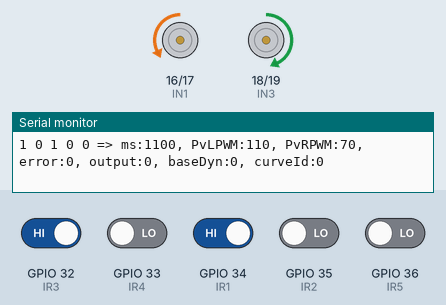
Recording of a sketch running on a simulated ESP32. Shown: motor-driver pin pairs drawn as motors (green arrow = first pin HIGH = forward, orange = second pin HIGH = backward, longer = more drive, scaled by the enable pin), the last lines printed to the serial monitor. Inputs (shaded band) come from the test bench; at power-on: GPIO 32 (IR3), GPIO 34 (IR1) HIGH, GPIO 33 (IR4), GPIO 35 (IR2), GPIO 36 (IR5) LOW.

Above: at 1.2 s.
1.3 s: GPIO 32 (IR3) driven LOW
At 1.8 s:
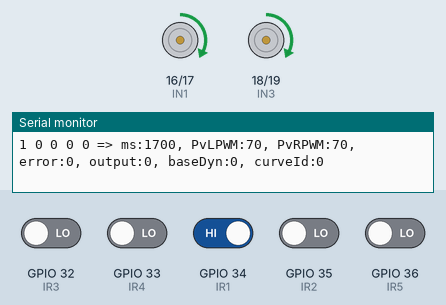
2.8 s: GPIO 34 (IR1) driven LOW
At 3.9 s:
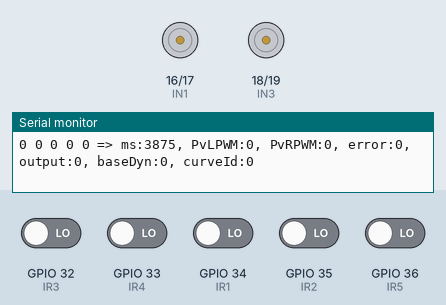
4.3 s: GPIO 33 (IR4) driven HIGH
At 5.4 s:
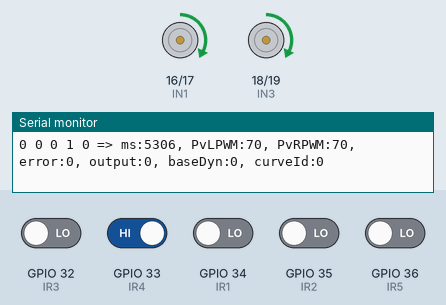
5.8 s: GPIO 32 (IR3) driven HIGH
At 6.3 s:
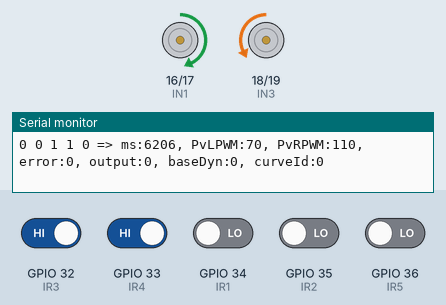
7.3 s: GPIO 35 (IR2) driven HIGH
At 8.5 s:
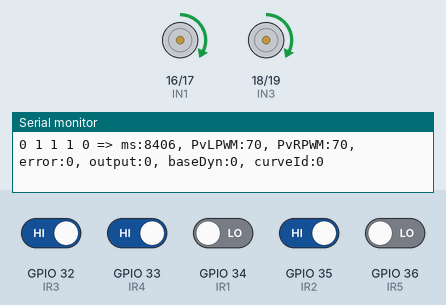
8.8 s: GPIO 36 (IR5) driven HIGH
At 9.8 s:
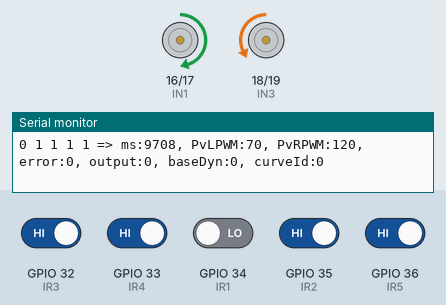
Timing chart, 0 to 11.3 s (numbered marks = the images above; inputs shaded):
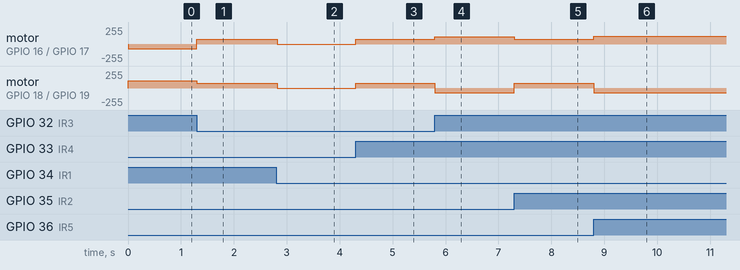

Measured:
- after the input at 1.3 s, motor on GPIO 16 (IN1) / GPIO 17 (IN2): backward 70/255 → forward 70/255 at once; motor on GPIO 18 (IN3) / GPIO 19 (IN4): forward 110/255 → forward 70/255 at once
- after the input at 2.8 s, motor on GPIO 16 (IN1) / GPIO 17 (IN2), motor on GPIO 18 (IN3) / GPIO 19 (IN4): forward 70/255 → stopped at once
- after the input at 4.3 s, motor on GPIO 16 (IN1) / GPIO 17 (IN2), motor on GPIO 18 (IN3) / GPIO 19 (IN4): stopped → forward 70/255 at once
- after the input at 5.8 s, motor on GPIO 16 (IN1) / GPIO 17 (IN2): forward 70/255 → forward 110/255 at once; motor on GPIO 18 (IN3) / GPIO 19 (IN4): forward 70/255 → backward 70/255 at once
- after the input at 7.3 s, motor on GPIO 16 (IN1) / GPIO 17 (IN2): forward 110/255 → forward 70/255 at once; motor on GPIO 18 (IN3) / GPIO 19 (IN4): backward 70/255 → forward 70/255 at once
- after the input at 8.8 s, motor on GPIO 16 (IN1) / GPIO 17 (IN2): forward 70/255 → forward 120/255 at once; motor on GPIO 18 (IN3) / GPIO 19 (IN4): forward 70/255 → backward 70/255 at once

The sketch:

motor_esp32.ino
```cpp
// === Line Follower + IR Log + LEDC PWM ===

int IN1=16, IN2=17, IN3=18, IN4=19;
int ENA=25, ENB=26;
int IR1=34, IR2=35, IR3=32, IR4=33, IR5=36;

// PID
float Kp=25, Ki=0, Kd=20;

// ---- ค่าคงที่ "A" ----
int STRAIGHT_MAX      = 70;
int CURVE_MAX         = 100;
int STRAIGHT_HARD_CAP = 70;

int PWM_SLEW = 12;

float integral=0; int lastError=0;
int prevLeftPWM=0, prevRightPWM=0;

const unsigned long LOG_EVERY_MS=100;
unsigned long lastLogMs=0;
int g_error=0, g_output=0, g_baseDyn=0;
int g_S1=1, g_S2=1, g_S3=1, g_S4=1, g_S5=1;
int g_curveId=0;

const float BASE_SCALE  = 1.0f;
const float SPEED_SCALE = 1.00f;
const float TURN_SCALE  = 0.60f;

// ---- เพดาน & ค่าขั้นต่ำ ----
int GLOBAL_MAX_PWM = 70;
const int MIN_RUN  = 90;
const int KICK_PWM = 180;
const int KICK_MS  = 100;
const int TURN_FLOOR = 60;

// ===== LEDC =====
const int PWM_FREQ_HZ   = 1000;
const int PWM_RES_BITS  = 8;
const int PWM_CH_RIGHT  = 0; // ENA
const int PWM_CH_LEFT   = 1; // ENB

// ---- เพดานโค้ง 8 แพทเทิร์น ----
const int TR1_CURVE_MAX1 = 100;
const int TR2_CURVE_MAX2 = 95;
const int TR3_CURVE_MAX3 = 90;
const int TR4_CURVE_MAX4 = 85;
const int TL1_CURVE_MAX8 = 100;
const int TL2_CURVE_MAX7 = 95;
const int TL3_CURVE_MAX6 = 90;
const int TL4_CURVE_MAX5 = 85;

// --------- เกณฑ์ pivot / reverse ----------
const int PIVOT_TH = 18;
const int REV_TH   = 35;

// ---- บูสต์ทางตรง ----
const int START_MIN = 70;
const int START_MS  = 200;
static unsigned long straightBoostUntil = 0;

// ---- "Gating" MIN_RUN ----
const int MIN_GATING_MS = 350;
static unsigned long minRunUntil = 0;

// ======== Prototypes (ต้องอยู่เหนือ FollowLine) ========
void forward();
void Reverse();
void TurnRight1();
void TurnLeft1();
void TurnRight2();
void TurnLeft2();
void TurnRight3();
void TurnLeft3();
void TurnRight4();
void TurnLeft4();
// ========================================================

void setup(){
  Serial.begin(115200);
  while(!Serial){;}
  Serial.println("IR1 IR2 IR3 IR4 IR5 => ms:..., PvLPWM:..., PvRPWM:..., error:..., output:..., baseDyn:..., curveId:...");

  pinMode(IN1,OUTPUT); pinMode(IN2,OUTPUT);
  pinMode(IN3,OUTPUT); pinMode(IN4,OUTPUT);

  ledcSetup(PWM_CH_RIGHT, PWM_FREQ_HZ, PWM_RES_BITS);
  ledcAttachPin(ENA, PWM_CH_RIGHT);
  ledcSetup(PWM_CH_LEFT,  PWM_FREQ_HZ, PWM_RES_BITS);
  ledcAttachPin(ENB, PWM_CH_LEFT);

  pinMode(IR1,INPUT); pinMode(IR2,INPUT); pinMode(IR3,INPUT);
  pinMode(IR4,INPUT); pinMode(IR5,INPUT);
}

void loop(){ FollowLine(); }

int slewStep(int prevVal,int targetVal,int maxStep){
  if(targetVal>prevVal+maxStep) return prevVal+maxStep;
  if(targetVal<prevVal-maxStep) return prevVal-maxStep;
  return targetVal;
}

void applyPWM(int leftPWM,int rightPWM){
  prevLeftPWM  = slewStep(prevLeftPWM,  leftPWM,  PWM_SLEW);
  prevRightPWM = slewStep(prevRightPWM, rightPWM, PWM_SLEW);

  ledcWrite(PWM_CH_RIGHT, prevRightPWM);
  ledcWrite(PWM_CH_LEFT,  prevLeftPWM);

  unsigned long now=millis();
  if(now-lastLogMs>=LOG_EVERY_MS){
    lastLogMs=now;
    Serial.print(g_S1); Serial.print(" ");
    Serial.print(g_S2); Serial.print(" ");
    Serial.print(g_S3); Serial.print(" ");
    Serial.print(g_S4); Serial.print(" ");
    Serial.print(g_S5); Serial.print(" => ");
    Serial.print("ms:");       Serial.print(now);
    Serial.print(", PvLPWM:"); Serial.print(prevLeftPWM);
    Serial.print(", PvRPWM:"); Serial.print(prevRightPWM);
    Serial.print(", error:");  Serial.print(g_error);
    Serial.print(", output:"); Serial.print(g_output);
    Serial.print(", baseDyn:");Serial.print(g_baseDyn);
    Serial.print(", curveId:");Serial.println(g_curveId);
  }
}

inline int packIR(int s1,int s2,int s3,int s4,int s5){
  return (s1<<4) | (s2<<3) | (s3<<2) | (s4<<1) | s5;
}
bool curveCapFromPattern(int s1,int s2,int s3,int s4,int s5, int &capOut, int &idOut){
  switch (packIR(s1,s2,s3,s4,s5)){
    case 0b11110: capOut = TR1_CURVE_MAX1; idOut = 1; return true;
    case 0b11100: capOut = TR2_CURVE_MAX2; idOut = 2; return true;
    case 0b11101: capOut = TR3_CURVE_MAX3; idOut = 3; return true;
    case 0b11001: capOut = TR4_CURVE_MAX4; idOut = 4; return true;
    case 0b10011: capOut = TL4_CURVE_MAX5; idOut = 5; return true;
    case 0b10111: capOut = TL3_CURVE_MAX6; idOut = 6; return true;
    case 0b00111: capOut = TL2_CURVE_MAX7; idOut = 7; return true;
    case 0b01111: capOut = TL1_CURVE_MAX8; idOut = 8; return true;
    default: return false;
  }
}

void FollowLine(){
  // อ่านค่า IR
  int S1=digitalRead(IR1), S2=digitalRead(IR2), S3=digitalRead(IR3),
      S4=digitalRead(IR4), S5=digitalRead(IR5);

  // อัปเดตตัวแปร log
  g_S1=S1; g_S2=S2; g_S3=S3; g_S4=S4; g_S5=S5;
  g_error=0; g_output=0; g_baseDyn=0;

  // ดำหมด → หยุด
  if (S1==0 && S2==0 && S3==0 && S4==0 && S5==0) {
    Stop();
    return;
  }

  // ---- แพทเทิร์นตามที่กำหนด ----
  if (S1==1 && S2==1 && S3==0 && S4==1 && S5==1) { // ขาว ขาว ดำ ขาว ขาว
    forward(); return;
  }
  else if (S1==1 && S2==1 && S3==1 && S4==1 && S5==1) { // ขาว ขาว ขาว ขาว ขาว
    Reverse(); return;
  }
  else if (S1==1 && S2==1 && S3==1 && S4==1 && S5==0) { // ขาว ขาว ขาว ขาว ดำ
    TurnRight1(); return;
  }
  else if (S1==0 && S2==1 && S3==1 && S4==1 && S5==1) { // ดำ ขาว ขาว ขาว ขาว
    TurnLeft1(); return;
  }
  else if (S1==0 && S2==1 && S3==1 && S4==0 && S5==0) { // ดำ ขาว ขาว ดำ ดำ
    TurnRight2(); return;
  }
  else if (S1==0 && S2==0 && S3==1 && S4==1 && S5==1) { // ดำ ดำ ขาว ขาว ขาว
    TurnLeft2(); return;
  }
  else if (S1==1 && S2==1 && S3==1 && S4==0 && S5==1) { // ขาว ขาว ขาว ดำ ขาว
    TurnRight3(); return;
  }
  else if (S1==1 && S2==0 && S3==1 && S4==1 && S5==1) { // ขาว ดำ ขาว ขาว ขาว
    TurnLeft3(); return;
  }
  else if (S1==1 && S2==1 && S3==0 && S4==0 && S5==1) { // ขาว ขาว ดำ ดำ ขาว
    TurnRight4(); return;
  }
  else if (S1==1 && S2==0 && S3==0 && S4==1 && S5==1) { // ขาว ดำ ดำ ขาว ขาว
    TurnLeft4(); return;
  }

  // ---- fallback ----
  if (S3==0) {
    forward();
  } else {
    int leftBlack  = (S1==0) + (S2==0);
    int rightBlack = (S4==0) + (S5==0);
    if (rightBlack > leftBlack)      TurnRight3();
    else if (leftBlack > rightBlack) TurnLeft3();
    else                              forward();
  }
}

void Stop(){
  for(int sp=max(prevLeftPWM,prevRightPWM); sp>=0; sp-=20){
    applyPWM(sp,sp); delay(15);
    digitalWrite(IN1,LOW); digitalWrite(IN2,LOW);
    digitalWrite(IN3,LOW); digitalWrite(IN4,LOW);
  }
  prevLeftPWM=prevRightPWM=0;
}

// ======== Action functions ========

void Reverse(){ // ขาว ขาว ขาว ขาว ขาว
  // RIGHT ถอย, LEFT ถอย
  digitalWrite(IN1,LOW);  digitalWrite(IN2,HIGH); // RIGHT backward
  digitalWrite(IN3,LOW);  digitalWrite(IN4,HIGH); // LEFT  backward
  applyPWM(70,70);
}

void forward(){  // ขาว ขาว ดำ ขาว ขาว
  // RIGHT เดินหน้า, LEFT เดินหน้า
  digitalWrite(IN1,HIGH); digitalWrite(IN2,LOW);  // RIGHT forward
  digitalWrite(IN3,HIGH); digitalWrite(IN4,LOW);  // LEFT  forward
  applyPWM(70,70);
}

void TurnRight1(){ // ขาว ขาว ขาว ขาว ดำ
  // RIGHT ถอย, LEFT เดินหน้า
  digitalWrite(IN1,LOW);  digitalWrite(IN2,HIGH); // RIGHT backward
  digitalWrite(IN3,HIGH); digitalWrite(IN4,LOW);  // LEFT  forward
  applyPWM(120,70); // (LEFT, RIGHT)
}

void TurnLeft1(){ // ดำ ขาว ขาว ขาว ขาว
  // RIGHT เดินหน้า, LEFT ถอย
  digitalWrite(IN1,HIGH); digitalWrite(IN2,LOW);  // RIGHT forward
  digitalWrite(IN3,LOW);  digitalWrite(IN4,HIGH); // LEFT  backward
  applyPWM(70,120);
}

void TurnRight2(){ // ขาว ขาว ขาว ดำ ดำ
  digitalWrite(IN1,LOW);  digitalWrite(IN2,HIGH); // RIGHT backward
  digitalWrite(IN3,HIGH); digitalWrite(IN4,LOW);  // LEFT  forward
  applyPWM(115,70);
}

void TurnLeft2(){ // ดำ ดำ ขาว ขาว ขาว
  digitalWrite(IN1,HIGH); digitalWrite(IN2,LOW);  // RIGHT forward
  digitalWrite(IN3,LOW);  digitalWrite(IN4,HIGH); // LEFT  backward
  applyPWM(70,115);
}

void TurnRight3(){ // ขาว ขาว ขาว ดำ ขาว
  digitalWrite(IN1,LOW);  digitalWrite(IN2,HIGH); // RIGHT backward
  digitalWrite(IN3,HIGH); digitalWrite(IN4,LOW);  // LEFT  forward
  applyPWM(110,70);
}

void TurnLeft3(){ // ขาว ดำ ขาว ขาว ขาว
  digitalWrite(IN1,HIGH); digitalWrite(IN2,LOW);  // RIGHT forward
  digitalWrite(IN3,LOW);  digitalWrite(IN4,HIGH); // LEFT  backward
  applyPWM(70,110);
}

void TurnRight4(){ // ขาว ขาว ดำ ดำ ขาว
  digitalWrite(IN1,LOW);  digitalWrite(IN2,HIGH); // RIGHT backward
  digitalWrite(IN3,HIGH); digitalWrite(IN4,LOW);  // LEFT  forward
  applyPWM(105,70);
}

void TurnLeft4(){ // ขาว ดำ ดำ ขาว ขาว
  digitalWrite(IN1,HIGH); digitalWrite(IN2,LOW);  // RIGHT forward
  digitalWrite(IN3,LOW);  digitalWrite(IN4,HIGH); // LEFT  backward
  applyPWM(70,105);
}
```
